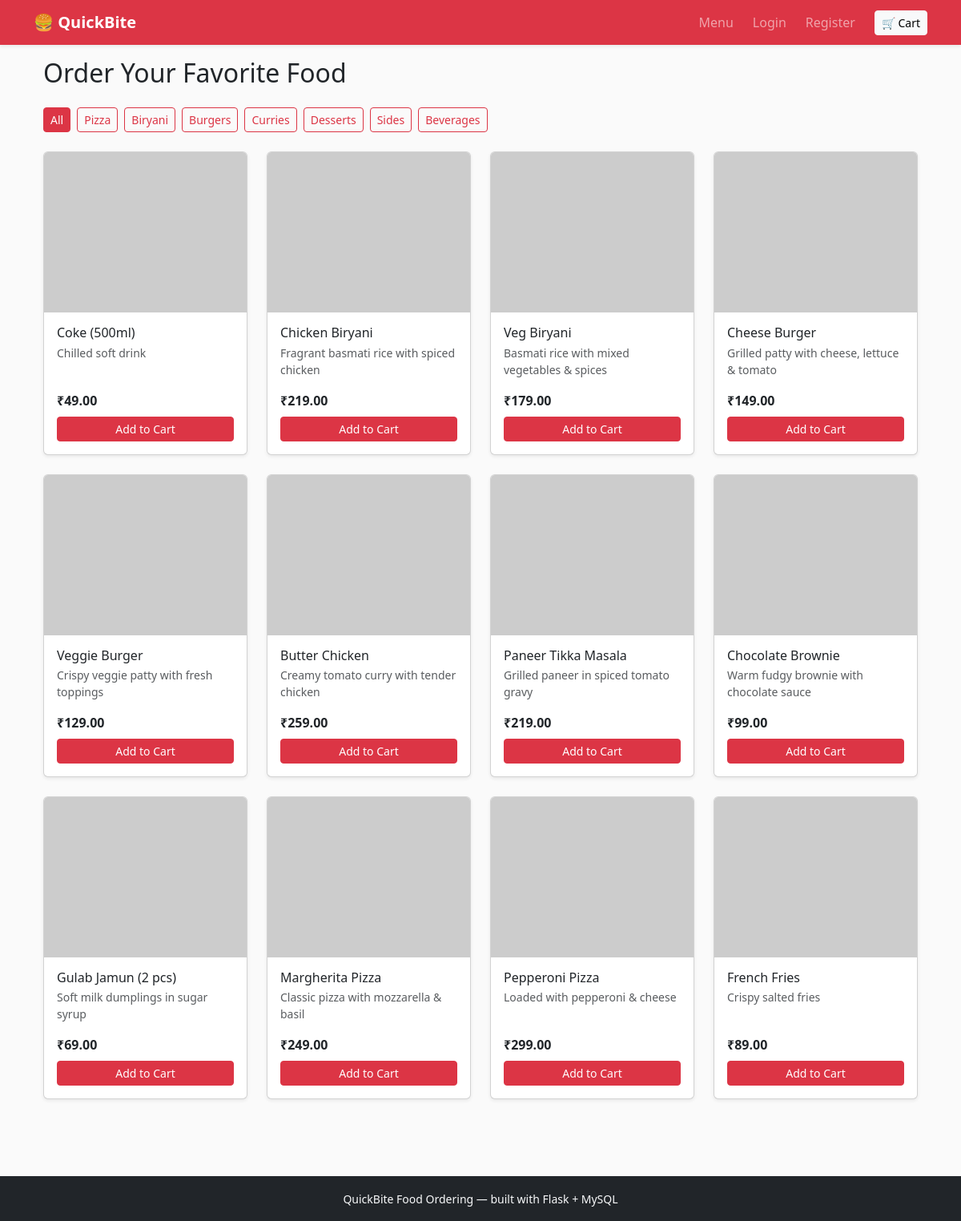
The page / on the database its author committed.
### models.py (models this page shows)
class FoodItem(db.Model):
    id = db.Column(db.Integer, primary_key=True)
    name = db.Column(db.String(100), nullable=False)
    description = db.Column(db.Text)
    price = db.Column(db.Float, nullable=False)
    category = db.Column(db.String(50))          # e.g. Pizza, Biryani, Dessert
    image_url = db.Column(db.String(300))
    is_available = db.Column(db.Boolean, default=True)
    created_at = db.Column(db.DateTime, default=datetime.utcnow)
    order_items = db.relationship("OrderItem", backref="food_item", lazy=True)

### app.py (the view)
@app.route("/")
def index():
    category = request.args.get("category")
    query = FoodItem.query.filter_by(is_available=True)
    if category:
        query = query.filter_by(category=category)
    foods = query.order_by(FoodItem.category, FoodItem.name).all()
    categories = [
        c[0] for c in db.session.query(FoodItem.category).distinct().all() if c[0]
    ]
    cart_count = sum(get_cart().values())
    return render_template(
        "index.html", foods=foods, categories=categories,
        selected_category=category, cart_count=cart_count
    )

### app.py (called while the page is built)
def get_cart():
    return session.setdefault("cart", {})

### templates/index.html (shortened to what this page needs)
{% extends "base.html" %}
{% block content %}
<div class="container">
    <h2 class="mt-3 mb-4">Order Your Favorite Food</h2>
    <div class="mb-4 d-flex flex-wrap gap-2">
        <a href="{{ url_for('index') }}"
           class="btn btn-sm {{ 'btn-danger' if not selected_category else 'btn-outline-danger' }}">
            All
        </a>
        {% for c in categories %}
        <a href="{{ url_for('index', category=c) }}"
           class="btn btn-sm {{ 'btn-danger' if selected_category == c else 'btn-outline-danger' }}">
            {{ c }}
        </a>
        {% endfor %}
    </div>
    <div class="row g-4">
        {% for food in foods %}
        <div class="col-6 col-md-4 col-lg-3">
            <div class="card h-100 shadow-sm food-card">
                <img
                    src="{{ food.image_url }}"
                    class="card-img-top"
                    alt="{{ food.name }}"
                    style="width: 100%; height: 200px; object-fit: cover;"
                    onerror="this.onerror=null; this.src='https://placehold.co/600x400?text=No+Image';"
                >
                <div class="card-body d-flex flex-column">
                    <h6 class="card-title mb-1">
                        {{ food.name }}
                    </h6>
                    <p class="card-text text-muted small flex-grow-1">
                        {{ food.description }}
                    </p>
                    <p class="fw-bold mb-2">
                        ₹{{ "%.2f"|format(food.price) }}
                    </p>
                    <form method="POST"
                          action="{{ url_for('add_to_cart', food_id=food.id) }}">
                        <button type="submit"
                                class="btn btn-danger btn-sm w-100">
                            Add to Cart
                        </button>
                    </form>
                </div>
            </div>
        </div>
        {% else %}
        <div class="col-12">
            <p class="text-muted">
                No food items available right now. Check back soon!
            </p>
        </div>
        {% endfor %}
    </div>
</div>
{% endblock %}

### templates/base.html (shortened to what this page needs)
<!DOCTYPE html>
<html lang="en">
<head>
  <link href="https://cdn.jsdelivr.net/npm/bootstrap@5.3.3/dist/css/bootstrap.min.css" rel="stylesheet">
  <link rel="stylesheet" href="{{ url_for('static', filename='css/style.css') }}">
</head>
<body>
  <nav class="navbar navbar-expand-lg navbar-dark bg-danger shadow-sm">
    <div class="container">
      <a class="navbar-brand fw-bold" href="{{ url_for('index') }}">🍔 QuickBite</a>
      <div class="collapse navbar-collapse" id="nav">
        <ul class="navbar-nav ms-auto align-items-lg-center gap-lg-2">
          <li class="nav-item"><a class="nav-link" href="{{ url_for('index') }}">Menu</a></li>
          {% if current_user.is_authenticated %}
            <li class="nav-item"><a class="nav-link" href="{{ url_for('my_orders') }}">My Orders</a></li>
            {% if current_user.role == 'admin' %}
              <li class="nav-item"><a class="nav-link" href="{{ url_for('add_food') }}">+ Add Food</a></li>
            {% endif %}
            <li class="nav-item"><a class="nav-link" href="{{ url_for('logout') }}">Logout ({{ current_user.username }})</a></li>
          {% else %}
            <li class="nav-item"><a class="nav-link" href="{{ url_for('login') }}">Login</a></li>
            <li class="nav-item"><a class="nav-link" href="{{ url_for('register') }}">Register</a></li>
          {% endif %}
          <li class="nav-item">
            <a class="btn btn-light btn-sm ms-lg-2" href="{{ url_for('view_cart') }}">
              🛒 Cart {% if cart_count %}<span class="badge bg-danger">{{ cart_count }}</span>{% endif %}
            </a>
          </li>
        </ul>
      </div>
    </div>
  </nav>
  <main class="container pb-5">
    {% block content %}{% endblock %}
  </main>
  <footer class="bg-dark text-light text-center py-3 mt-5">
    <small>QuickBite Food Ordering &mdash; built with Flask + MySQL</small>
  </footer>
</body>
</html>

### static/css/style.css (style rules this page uses)
body { background-color: #fafafa; }
.food-card img { height: 160px; object-fit: cover; }
.food-card { transition: transform 0.15s ease, box-shadow 0.15s ease; }

### rows shown on the page
FoodItem: name "Coke (500ml)", description "Chilled soft drink", price "49.00"
FoodItem: name "Chicken Biryani", description "Fragrant basmati rice with spiced chicken", price "219.00"
FoodItem: name "Veg Biryani", description "Basmati rice with mixed vegetables & spices", price "179.00"
FoodItem: name "Cheese Burger", description "Grilled patty with cheese, lettuce & tomato", price "149.00"
FoodItem: name "Veggie Burger", description "Crispy veggie patty with fresh toppings", price "129.00"
FoodItem: name "Butter Chicken", description "Creamy tomato curry with tender chicken", price "259.00"
FoodItem: name "Paneer Tikka Masala", description "Grilled paneer in spiced tomato gravy", price "219.00"
FoodItem: name "Chocolate Brownie", description "Warm fudgy brownie with chocolate sauce", price "99.00"
FoodItem: name "Gulab Jamun (2 pcs)", description "Soft milk dumplings in sugar syrup", price "69.00"
FoodItem: name "Margherita Pizza", description "Classic pizza with mozzarella & basil", price "249.00"
FoodItem: name "Pepperoni Pizza", description "Loaded with pepperoni & cheese", price "299.00"
FoodItem: name "French Fries", description "Crispy salted fries", price "89.00"

### other values the page prints
{{ c }} "Pizza" "Biryani" "Burgers" "Curries" "Desserts" "Sides" "Beverages"
